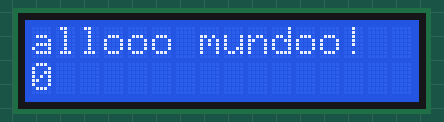
Simulated run of this sketch. Board: Arduino Uno, built with avr-gcc and run on an emulated ATmega328P. Shown: 16×2 character LCD.

Above: at 0.1 s.
At 4.1 s:
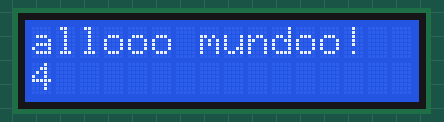
At 9.1 s:
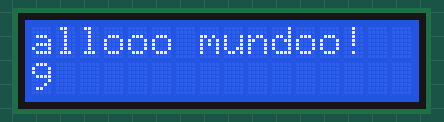
At 19.1 s:
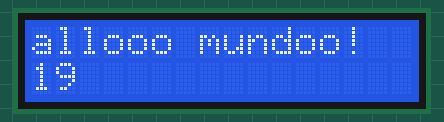
At 29.1 s:
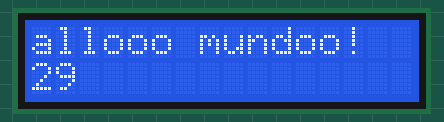
At 39.1 s:
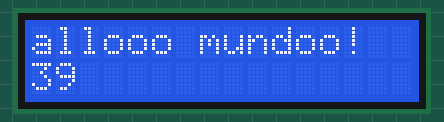

The sketch:

contador_con_pantallita.ino
```cpp
// Incluimos la biblioteca
#include <LiquidCrystal.h>

// initialize the library by associating any needed LCD interface pin
// with the arduino pin number it is connected to
const int rs = 12, en = 11, d4 = 5, d5 = 4, d6 = 3, d7 = 2;
LiquidCrystal lcd(rs, en, d4, d5, d6, d7);

void setup() {
  // set up the LCD's number of columns and rows:
  lcd.begin(16, 2);
  // Print a message to the LCD.
  lcd.print("allooo mundoo!");
}

void loop() {
  // set the cursor to column 0, line 1
  // (note: line 1 is the second row, since counting begins with 0):
  lcd.setCursor(0, 1);
  // print the number of seconds since reset:
  lcd.print(millis() / 1000);
}
```

Measured:
- what the display in image 1 shows lasts 1.0 s, from 4.0 s to 5.0 s
